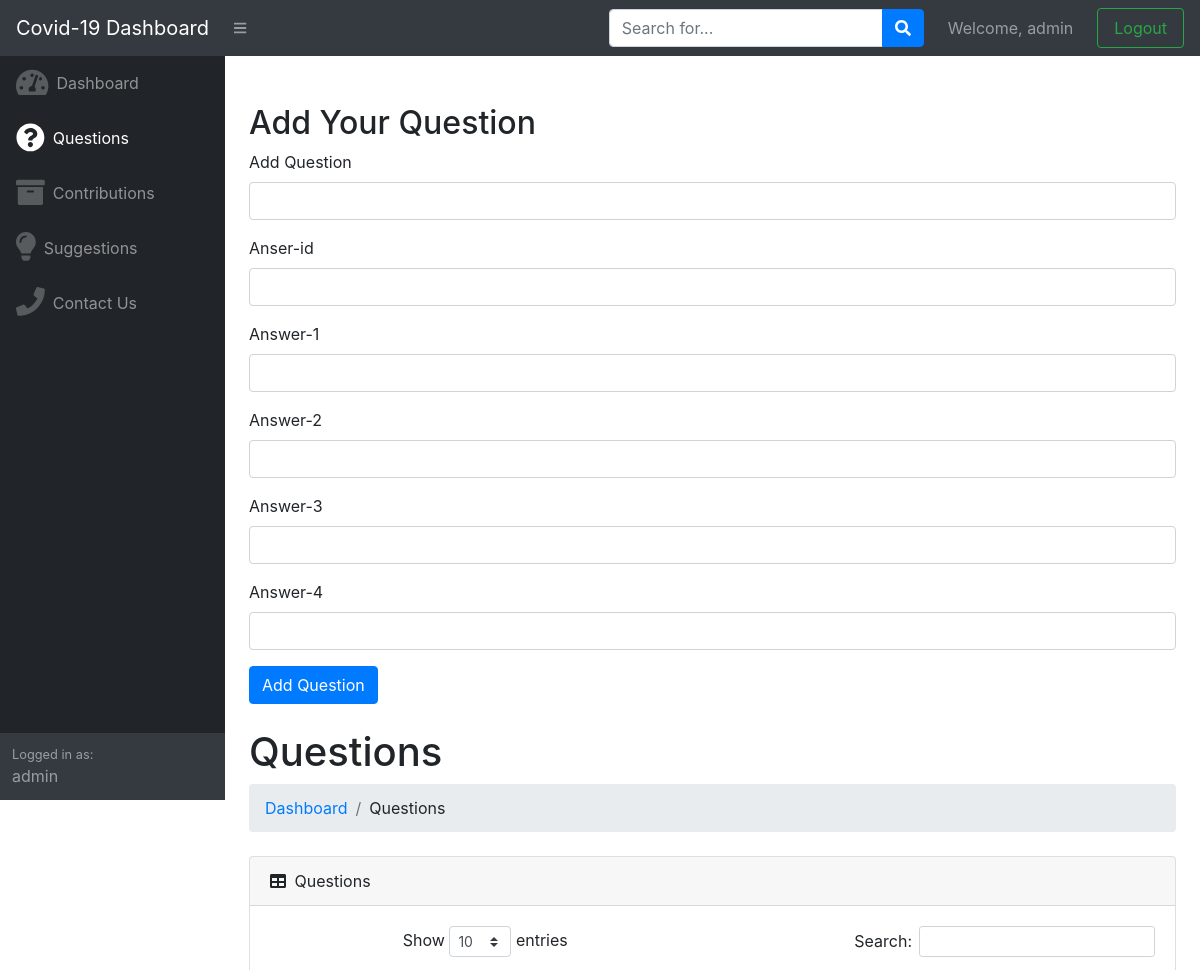
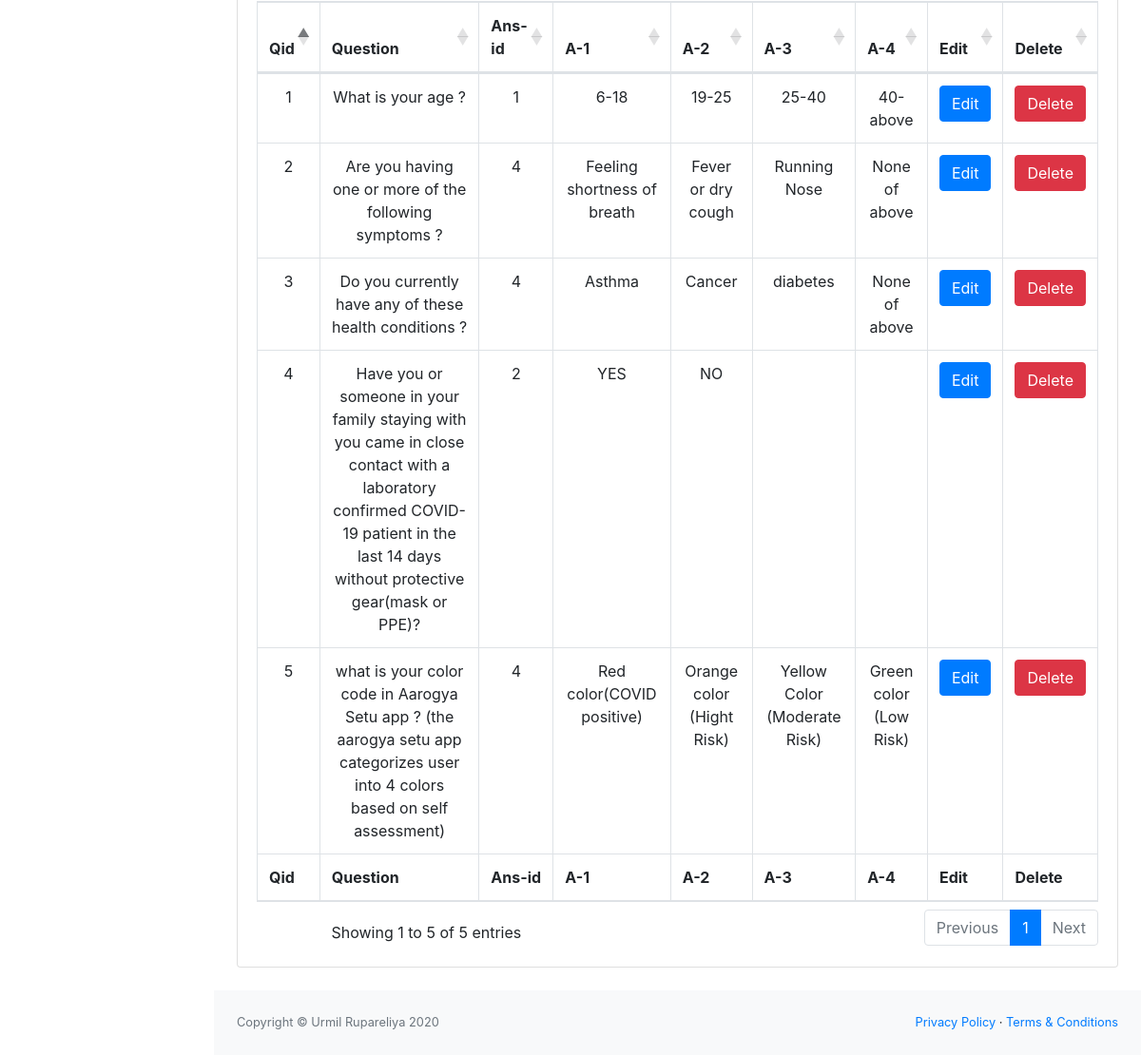
The app's page /admin/admin-questions.php (signed in) with its own data (2 pictures, top to bottom).
### tables this page shows
CREATE TABLE `questions` (
  `qid` int(11) NOT NULL,
  `questions` varchar(255) NOT NULL,
  `ans_id` int(255) NOT NULL,
  `a1` varchar(1000) NOT NULL,
  `a2` varchar(1000) NOT NULL,
  `a3` varchar(1000) NOT NULL,
  `a4` varchar(1000) NOT NULL
);

### admin/admin-questions.php (the view, shortened to what this page needs)
<?php include "admin-header.php"; ?>
<div id="layoutSidenav_content">
    <main>
        <?php
        if (isset($_GET['qeid'])) {
            $qeid = $_GET['qeid'];
            $update = true;
            $query = "SELECT * FROM `questions` WHERE qid=$qeid";
            $result = mysqli_query($conn, $query);
            $row = mysqli_fetch_assoc($result);
            $count = mysqli_num_rows($result);
            $_SESSION['update'] = true;
        ?>
            <div class="container mt-5 text-center">
                <div class="row">
                    <div class="col-md-12">
                        <h2>update Your Question</h2>
                        <form action="admin-questions.php" method="POST">
                            <input type="hidden" name="qid" value="<?php echo $row['qid']; ?>">
                            <div class="form-group">
                                <label for="title">update Question</label>
                                <input type="text" value="<?php echo $row['questions']; ?>" class="form-control" id="a1" name="questions" required>
                            </div>
                            <div class="form-group">
                                <label for="title">Anser-id</label>
                                <input type="text" value="<?php echo $row['ans_id']; ?>" class="form-control" id="ansid" name="ans_id" required>
                            </div>
                            <div class="form-group">
                                <label for="title">Answer-1</label>
                                <input type="text" value="<?php echo $row['a1']; ?>" class="form-control" id="ansid" name="a1" required>
                            </div>
                            <div class="form-group">
                                <label for="title">Answer-2</label>
                                <input type="text" value="<?php echo $row['a2'];  ?>" class="form-control" id="ansid" name="a2" required>
                            </div>
                            <div class="form-group">
                                <label for="title">Answer-3</label>
                                <input type="text" value="<?php echo $row['a3'];  ?>" class="form-control" id="ansid" name="a3">
                            </div>
                            <div class="form-group">
                                <label for="title">Answer-4</label>
                                <input type="text" value="<?php echo $row['a4'];  ?>" class="form-control" id="ansid" name="a4">
                            </div>
                            <button type="submit" name="update-question" class="btn btn-warning">Update Question</button>
                        </form>
                    </div>
                </div>
            </div>
        <?php
        } else {
        ?>
            <div class="container mt-5">
                <div class="row">
                    <div class="col-md-12">
                        <h2>Add Your Question</h2>
                        <form action="admin-questions.php" method="post">
                            <div class="form-group">
                                <label for="title">Add Question</label>
                                <input type="text" class="form-control" id="a1" name="questions" required>
                            </div>
                            <div class="form-group">
                                <label for="title">Anser-id</label>
                                <input type="text" class="form-control" id="ansid" name="ans_id" required>
                            </div>
                            <div class="form-group">
                                <label for="title">Answer-1</label>
                                <input type="text" class="form-control" id="ansid" name="a1" required>
                            </div>
                            <div class="form-group">
                                <label for="title">Answer-2</label>
                                <input type="text" class="form-control" id="ansid" name="a2" required>
                            </div>
                            <div class="form-group">
                                <label for="title">Answer-3</label>
                                <input type="text" class="form-control" id="ansid" name="a3">
                            </div>
                            <div class="form-group">
                                <label for="title">Answer-4</label>
                                <input type="text" class="form-control" id="ansid" name="a4">
                            </div>
                            <button type="submit" name="add_question" class="btn btn-primary">Add Question</button>
                        </form>
                    </div>
                </div>
            </div>
        <?php
        }
        ?>
        <?php
        $query = "SELECT * FROM `questions`";
        $result = mysqli_query($conn, $query);
        ?>
        <div class="container-fluid">
            <h1 class="mt-4">Questions</h1>
            <ol class="breadcrumb mb-4">
                <li class="breadcrumb-item"><a href="index.php">Dashboard</a></li>
                <li class="breadcrumb-item">Questions</li>
            </ol>
            <div class="card mb-4">
                <div class="card-header">
                    <i class="fas fa-table mr-1"></i>
                    Questions
                </div>
                <div class="card-body">
                    <div class="table-responsive text-center">
                        <table class="table table-bordered" id="dataTable" width="100%" cellspacing="0">
                            <thead>
                                <tr>
                                    <th>Qid</th>
                                    <th>Question</th>
                                    <th>Ans-id</th>
                                    <th>A-1</th>
                                    <th>A-2</th>
                                    <th>A-3</th>
                                    <th>A-4</th>
                                    <th>Edit</th>
                                    <th>Delete</th>
                                </tr>
                            </thead>
                            <tfoot>
                                <tr>
                                    <th>Qid</th>
                                    <th>Question</th>
                                    <th>Ans-id</th>
                                    <th>A-1</th>
                                    <th>A-2</th>
                                    <th>A-3</th>
                                    <th>A-4</th>
                                    <th>Edit</th>
                                    <th>Delete</th>
                                </tr>
                            </tfoot>
                            <tbody>
                                <?php
                                while ($row = mysqli_fetch_assoc($result)) {
                                ?>
                                    <tr>
                                        <td><?php echo $row['qid']; ?></td>
                                        <td><?php echo $row['questions']; ?></td>
                                        <td><?php echo $row['ans_id']; ?></td>
                                        <td><?php echo $row['a1']; ?></td>
                                        <td><?php echo $row['a2']; ?></td>
                                        <td><?php echo $row['a3']; ?></td>
                                        <td><?php echo $row['a4']; ?></td>
                                        <td><a href="admin-questions.php?qeid=<?php echo $row['qid']; ?>"><button type="button" class="btn btn-primary">Edit</button></a></th>
                                        <td><a href="admin-questions.php?qdid=<?php echo $row['qid']; ?>"><button type="button" class="btn btn-danger">Delete</button></a>
                                        </td>
                                    </tr>
                                <?php
                                }
                                ?>
                            </tbody>
                        </table>
                    </div>
                </div>
            </div>
        </div>
    </main>
    <?php include "admin-footer.php"; ?>

### records on screen
questions: qid "1", questions "What is your age ?", ans "1", a1 "6-18", a2 "19-25", a3 "25-40", a4 "40-above"
questions: qid "2", questions "Are you having one or more of the following symptoms ?", ans "4", a1 "Feeling shortness of breath", a2 "Fever or dry cough", a3 "Running Nose", a4 "None of above"
questions: qid "3", questions "Do you currently have any of these health conditions ?", ans "4", a1 "Asthma", a2 "Cancer", a3 "diabetes", a4 "None of above"
questions: qid "4", questions "Have you or someone in your family staying with you came in close contact with a laboratory confirmed COVID-19 patient in the last 14 days without protective gear(mask or PPE)?", ans "2", a1 "YES", a2 "NO"
questions: qid "5", questions "what is your color code in Aarogya Setu app ? (the aarogya setu app categorizes user into 4 colors based on self assessment)", ans "4", a1 "Red color(COVID positive)", a2 "Orange color (Hight Risk)", a3 "Yellow Color (Moderate Risk)", a4 "Green color (Low Risk)"

### other values on screen
$_SESSION["admin_username"] "admin"
$_SESSION['admin_username'] "admin"
